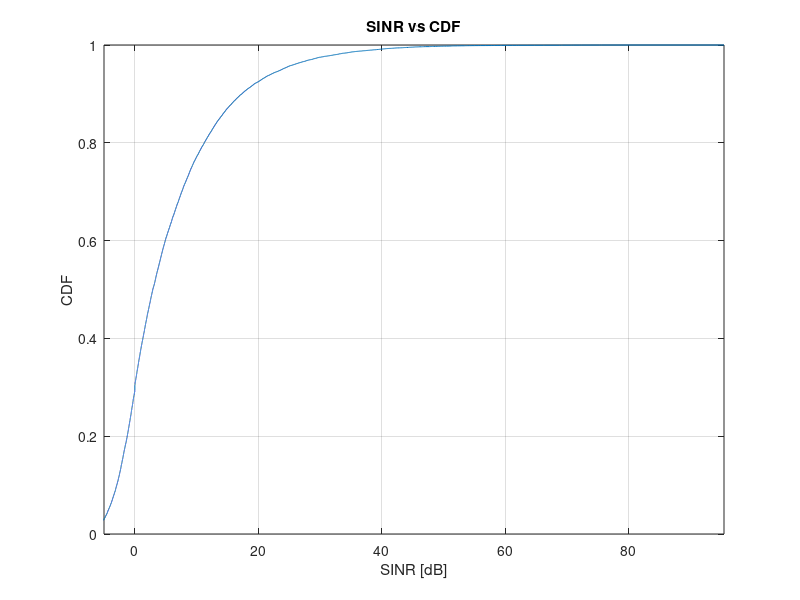

Reproduce this figure in MATLAB.
clear all, 
close all,
clc

%% Monte Carlo code - starting point of the thesis

numOfIterations = 100;
numOfCells = 20;
numOfUsers = 300;
meter = 2000; % meter

%% Open Square ABG model is used for path loss calculations
% Formula ==> PL(f,d)[dB] = 10 * a * log10(d) + B + 10 * y* log10(f) + SF

a = 4.14;
B = 3.66;
y = 2.43;
SF = 7;
f = 0.8; % GHz
%% System Parameters

txPower = 30; %dBm
txAntennaGain = 3; %dBi
cableLoss = 0; %dB
EIRP = txPower + txAntennaGain - cableLoss;

BoltzmanConstant = 1.3806503*10^(-23);
NoisedBm = 10*log10(BoltzmanConstant*290*180000*50/0.001);

RxAntennaGain = 0; %dBi
PenetrationLoss = 0; % not considered here since users are in open square

APL = EIRP + RxAntennaGain - PenetrationLoss;

% 10 MHz bandwidth, it has 50 PRB
% TP = Nprb * BWprb * BWeff * log2(1 +SINR / SINReff)
BWeff = 0.4;
SINReff = 1.5;
Nprb = 50;
BWprb = 180;

%% Random locations
% this section can be done in another M file
% Rectangular is chosen; e.g. width = 150m, height = 150m
% cell locations are chosen for only one time
% C =[C1x, C1y; C2x, C2y]
% U is the matrix for the locations of the users. User 
% locations are randomly chosen for each iteration
% U =[U1x, U1y; U2x, U2y; U3x, U3y]

distance = [zeros(numOfCells,numOfUsers)]; % distance between Users and Cells
   
C = randi([0 meter],numOfCells,2); % cell random locations 
% AllTP = zeros(numOfIterations,numOfUsers); % Throughput list for each iterations
SINR_All = zeros(numOfIterations,numOfUsers);

%% Monte Carlo Starts
for counter = 1:numOfIterations

    % here the user locations are created
    U = randi([0 meter],numOfUsers,2);
   
   for i = 1:numOfCells
      for k = 1:numOfUsers
          temp = C(i,:) - U(k,:);
          distance(i,k) = sqrt(sum((temp.^2)));   % distance between users and cells
      end 
   end
    
% Path Loss matrix ~ G(distance) 

G = zeros(size(distance));
G = 10 * a * log10(distance) + B + 10 * y* log10(f) + SF;

% Received Powers from the cells
RSSs = APL - G ;    % Received Signal Strengths in dB
RSSmax = max(RSSs);

% Which cell serves the user

        
[x y] = size(RSSs);
servingCells= zeros(x,y); % this matrix can be called map

for i = 1:y
    for k = 1:x
        if RSSmax(i) == RSSs(k,i)
            servingCells(k,i) = 1;
        else
            servingCells(k,i) = 0;
        end
    end
end

% if the received RSS is lower than threshold, no communication
for i=1 : length(RSSmax)   
    if RSSmax(i) < -100
       RSSmax(i) = 0; 
    end    
end

% here is for calculations, no special meaning
G = reshape(G,[1, numOfUsers*numOfCells]);
temp_Cell = reshape(servingCells,[1,numOfUsers*numOfCells]);
% here is for calculations, no special meaning


% if the path loss is highher than threshold, neglect the channel
% In order to do this, we need to understand which cell has the best power
% for a user and then we need to see the path loss for this channel
for i = 1:numOfUsers*numOfCells
    if temp_Cell(i) == 1 && G(i) > 70
        temp_Cell(i) = 0;
    end
end

G = reshape(G,[numOfCells, numOfUsers]);
servingCells = reshape(temp_Cell,[numOfCells,numOfUsers]);
% so, servingCells is changed 


% converting to linear scale
RSSs_Linear = (10 .^(RSSs / 10));
RSSmax_Linear =  10.^(RSSmax/10);

Interference = sum(RSSs_Linear) - RSSmax_Linear;           % received interference in linear scale
Noise = (10 ^ (NoisedBm/10));

temp_Cell = sum(servingCells);

SINRdB = zeros(1,numOfUsers);

% by using the changed servingCells, we can calculate the SINR
for i= 1:length(servingCells)
    
    if temp_Cell(i) == 1
        SINR = RSSmax_Linear(i) / (Interference(i) + Noise);
        SINRdB(i) = 10 * log10(SINR);
    else
        SINRdB(i) = 0;
    end     
end

% A cell may serve more than one user so calculate how many users are
% served by one cell, then we can decide the scheduling
% Therefore, transpose of the layout is a need
layoutTrans = servingCells';
howManyUsers = sum(layoutTrans); % this vector gives us the number of users for each cell

temp = howManyUsers';       % transpose 
roundRobin = zeros(x,y);    % this matrix gives us the shares between users

for i = 1:y
    roundRobin(:,i) = servingCells(:,i) ./ temp;
end

roundRobin = roundRobin * Nprb; % how many PRB for each user
              
% U1,U2,U3,...,Un
% TP = max(roundRobin * BWprb * BWeff .* log2(1 +SINR / SINReff));
% 
% AllTP(counter,:) = TP;  % user throughputs for the iterations

SINR_All(counter,:) = SINRdB;
end
 
% AllTP

% reverseAllTP = AllTP';
% 
% 
% figure(1)
% x = 1:numOfIterations;
% 
% for i = 1:numOfUsers
%     userTP = reverseAllTP(i,:);
%     plot(x,userTP);
%     hold on
%     
% end
% hold off
% xlabel('iterations')
% ylabel('throughput')
% 
% figure(2)
% 
% RAllTP = reshape(AllTP,[1,numOfUsers * numOfIterations]);
% cdfplot(RAllTP);
% %sortRALLTP = sort(RAllTP);
% 
% 
SINR_vector = reshape(SINR_All,[1,numOfUsers*numOfIterations]);
maxSINR = max(SINR_vector);
cdfplot(SINR_vector);
xlabel('SINR [dB]')
ylabel('CDF')
axis([-5 maxSINR 0 1])
title('SINR vs CDF')

